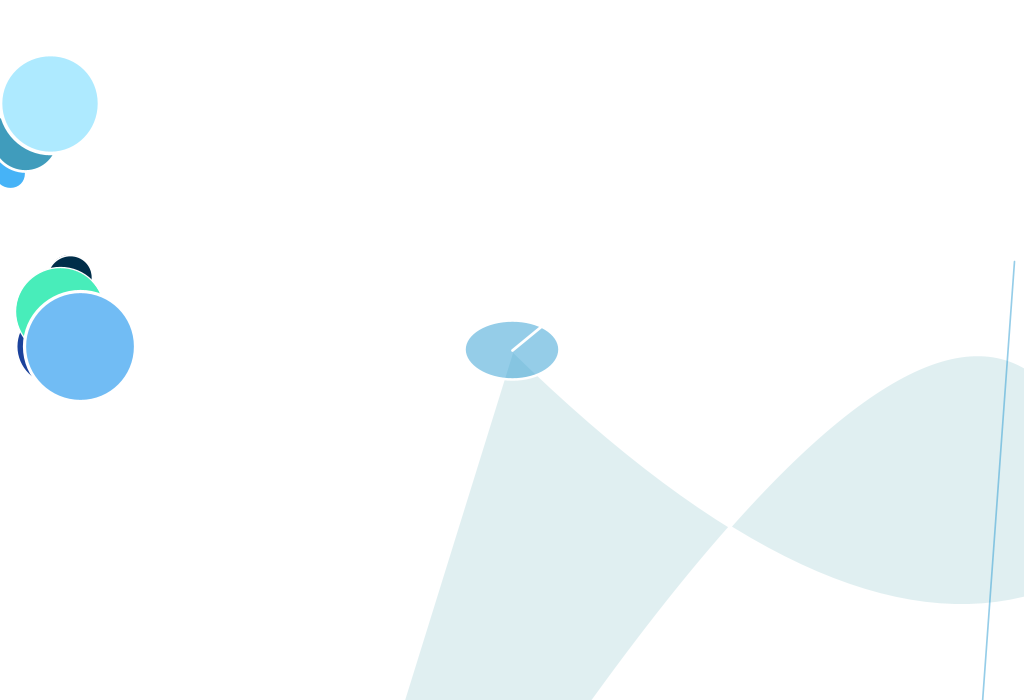
Frame 1 (no input)
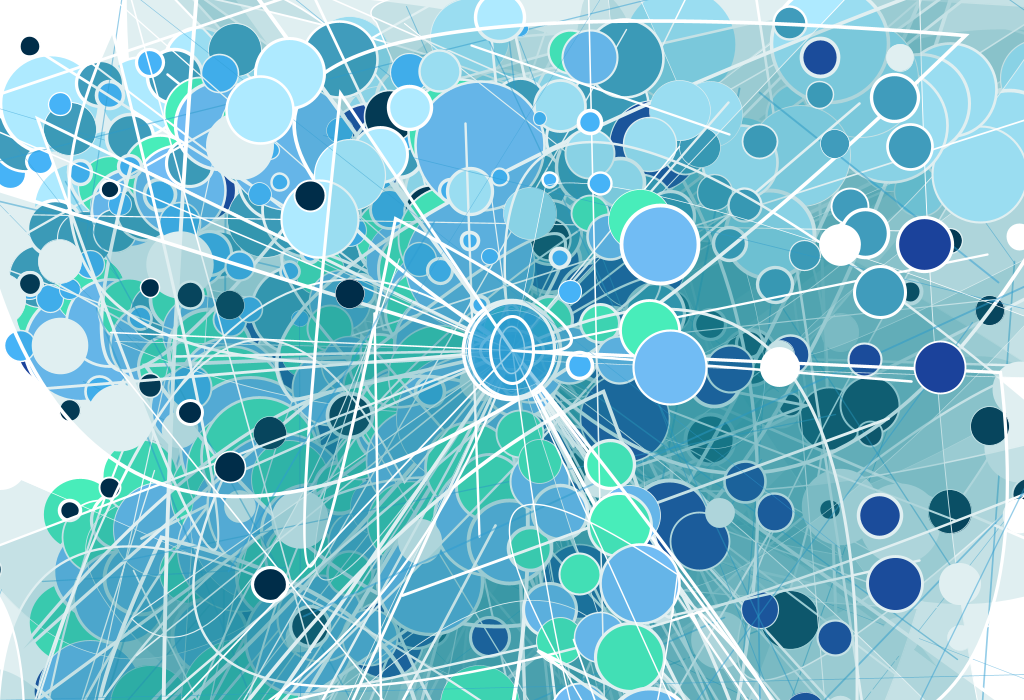
Frame 60 (the mouse pressed at the canvas centre just before this capture)
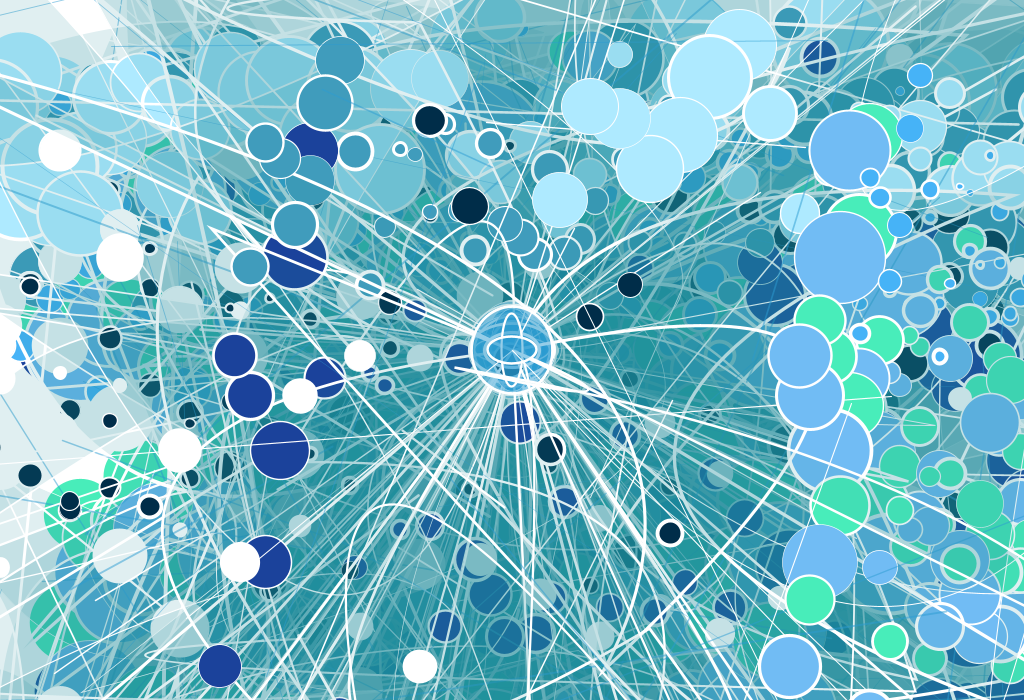
Frame 120 (the mouse held since frame 60 and released just before this capture)

The Processing sketch that drew these frames (run headless with seeded random() and noise(); from frame 60 on, the mouse is pressed at the canvas centre):

// Processing sketch: processing_83080
// ── processing_83080.pde

Pelota a, b, c, d, e, f, g, h;  // Declarar el Objeto
triangulo [] MiTriangulo = new triangulo[1];
Triesfera [] MiTriesfera = new Triesfera[1];

void setup() {

  size(1024, 700);
  background(255);
  frameRate(8);

  for (int i=0; i<MiTriangulo.length;i++) {
    MiTriangulo[i] = new triangulo();
    MiTriangulo[i].calcularTriangulo();
  }
  for (int i=0; i<MiTriesfera.length;i++) {
    MiTriesfera[i] = new Triesfera();
    MiTriesfera[i].calcularTriesfera();
  }
  ellipseMode(RADIUS);
  a = new Pelota(10, 0, 500, 30, 70, 179, 247);    // creacion Objeto
  b = new Pelota(15, 10, 400, 60, 64, 156, 188 );
  c = new Pelota(30, 20, 300, 90, 174, 234, 255);
  d = new Pelota(40, 30, 800, 40, 0, 45, 73);
  e = new Pelota(15, 40, 1000, 70, 27, 66, 155);
  f = new Pelota(10, 50, 900, 80, 72, 237, 186);
  g = new Pelota(60, 60, 1000, 50, 255, 255, 255);
  h = new Pelota(10, 70, 1000, 100, 113, 188, 244);
}

void draw() {

  for (int i=0; i<MiTriangulo.length;i++) {
    MiTriangulo[i].dibujarTriangulo();
  }
  for (int i=0; i<MiTriesfera.length;i++) {
    MiTriesfera[i].dibujarTriesfera();
  }
  a.update(); // cian
  a.display();
  b.update(); // azul deslavado
  b.display();
  c.update(); // calipso
  c.display();
  d.update(); // azul marino
  d.display();
  e.update(); // azul electrico
  e.display();
  f.update(); // calipso verdoso
  f.display();
  g.update(); // celeste grisaseo
  g.display();
  h.update(); // blanco
  h.display();
}
class Pelota {    

  float xpos;    
  float ypos;
  float grande;
  float radius;
  float speed;
  float direction = 1;
  float diam;
  int rojo, verde, azul; 

  Pelota (float s, float x, float g, float d, int ro, int ve, int az) {  // Constructor
    speed = s;
    xpos = x;
    grande = g;
    ypos = 200;
    diam = d;
    rojo = ro;
    verde = ve;
    azul = az;
  }

  void update() {
    radius += 0.1;
    ypos = ypos + 20;
    xpos += speed * direction;
    if ((xpos > width) || (xpos < 0)) {
      direction *= -1;
    }
  }

  void display() {
    strokeWeight(random(0.5, 4));
    stroke(255);
    fill(rojo, verde, azul, SCREEN);
    ellipse(xpos, noise(ypos)*grande, noise(radius)*diam, noise(radius)*diam);
  }
}

class triangulo {
  color[] elColor = new color[30];

  triangulo() {
  }

  void calcularTriangulo() {
    for (int i = 0; i < elColor.length; i++) {
      elColor [i] = color (int(random(0, 72)), int(random(66, 237)), int(random(120, 255)), MULTIPLY);
    }
  }

  void dibujarTriangulo() {

    pushMatrix();
    beginShape();
    strokeWeight(random(0.5, 4));
    stroke(255);
    fill(elColor[20], 70);
    vertex(512, 350);
    quadraticVertex(random(-100, 1100), random(-150, 1200), random(-200, 1300), random(-250, 1400));
    quadraticVertex(random(-250, 1100), random(-100, 1200), random(-200, 1300), random(-150, 1400));
    endShape(CLOSE);
    popMatrix();
  }
}
class Triesfera {
  color[] daleColor = new color[30];

  Triesfera() {
  }

  void calcularTriesfera() {
    for (int i = 0; i < daleColor.length; i++) {
      daleColor [i] = color (int(random(0, 72)), int(random(66, 237)), int(random(120, 255)), MULTIPLY);
    }
  }

  void dibujarTriesfera() {
    fill(daleColor[10]);
    ellipse(512, 350, random(10, 50), random(10, 50));
    pushMatrix();
    beginShape(LINES);
    strokeWeight(random(1, 3));
    stroke(255);
    noFill();
    vertex(512, 350);
    vertex(random(-100, 1100), random(-150, 1200));
    vertex(random(-100, 1100), random(-150, 1200));
    vertex(random(-100, 1100), random(-150, 1200));
    endShape();
    popMatrix();
    pushMatrix();
    beginShape(LINES);
    strokeWeight(random(0.5, 2));
    stroke(daleColor[10]);
    noFill();
    vertex(random(-100, 1100), random(-150, 1200));
    vertex(random(-100, 1100), random(-150, 1200));
    vertex(random(-100, 1100), random(-150, 1200));
    endShape();
    popMatrix();
  }
}
